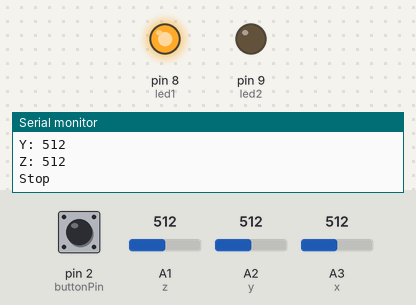
Simulated run of this sketch. Board: Arduino Uno, built with avr-gcc and run on an emulated ATmega328P. On the bench: output pins drawn as LEDs (lit = HIGH), the last lines printed to the serial monitor. The inputs (shaded band) are chosen by the test bench; at power-on: A2 (y) = 512, pin 2 (buttonPin) HIGH, A1 (z) = 512, A3 (x) = 512. No radio packets arrive unless stated.

Above: at 1.2 s.
1.3 s: A2 (y) set to 530
2.8 s: A2 (y) set to 544
7.1 s: pin 2 (buttonPin) pulsed LOW 2 times (0.12 s each, 0.3 s apart)
At 9.2 s:
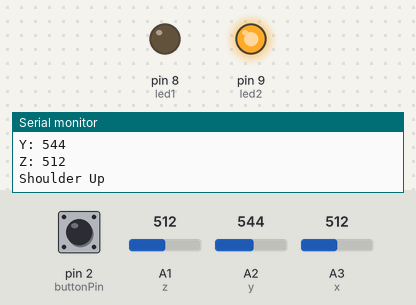
9.6 s: pin 2 (buttonPin) pulled LOW for 1 s
At 11.7 s:
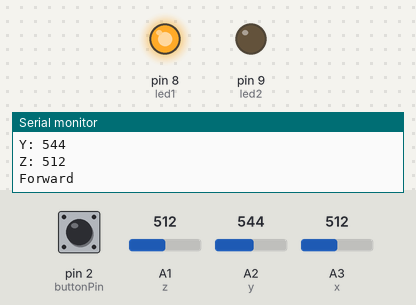
Timing chart, 0 to 13.1 s (numbered marks = the images above; inputs shaded):
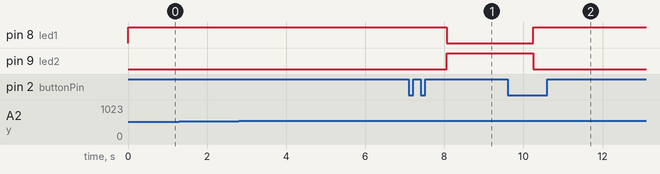

The sketch:

fully_working_TXcode.ino
```cpp
#include <VirtualWire.h>

#define x A3
#define y A2
#define z A1

#define buttonPin 2
#define led1 8   // Blue - Car mode
#define led2 9   // Red - Arm mode

char *data;
int x_val, y_val, z_val;
int x_val2, y_val2, z_val2;

int mode = 1;
int pressCount = 0;
unsigned long lastPressTime = 0;
unsigned long lastGestureTime = 0;
const unsigned long gestureInterval = 500;

void setup()
{
  vw_set_tx_pin(12);
  vw_setup(2000);

  pinMode(x, INPUT);
  pinMode(y, INPUT);
  pinMode(z, INPUT);

  pinMode(buttonPin, INPUT_PULLUP);
  pinMode(led1, OUTPUT);
  pinMode(led2, OUTPUT);

  Serial.begin(9600);

  x_val2 = analogRead(x);
  y_val2 = analogRead(y);
  z_val2 = analogRead(z);

  digitalWrite(led1, HIGH);
  digitalWrite(led2, LOW);
}

void handleButtonPress() {
  static bool buttonWasPressed = false;

  if (digitalRead(buttonPin) == LOW) {
    if (!buttonWasPressed) {
      delay(50); // debounce
      if (digitalRead(buttonPin) == LOW) {
        pressCount++;
        lastPressTime = millis();
        buttonWasPressed = true;
        Serial.println("Button Press Detected");
      }
    }
  } else {
    buttonWasPressed = false;
  }

  if (millis() - lastPressTime > 600 && pressCount > 0) {
    Serial.print("Press count: ");
    Serial.println(pressCount);

    if (pressCount == 1) {
      mode = 1; // Car mode
      digitalWrite(led1, HIGH);
      digitalWrite(led2, LOW);
      Serial.println("Mode: Car");
    } else if (pressCount == 2) {
      mode = 2; // Arm mode
      digitalWrite(led1, LOW);
      digitalWrite(led2, HIGH);
      Serial.println("Mode: Arm");
    } else if (pressCount == 3) {
      mode = 3; // Back to car mode
      digitalWrite(led1, HIGH);
      digitalWrite(led2, LOW);
      Serial.println("Mode: Grip");
    } else if (pressCount == 4) {
      mode = 1; // Back to car mode
      digitalWrite(led1, HIGH);
      digitalWrite(led2, LOW);
      Serial.println("Mode: Car");
    }

    pressCount = 0;
  }
}

void handleCarMode() {
  if (millis() - lastGestureTime < gestureInterval) return;
  lastGestureTime = millis();

  x_val = analogRead(x);
  y_val = analogRead(y);
  z_val = analogRead(z);

  int x_axis = x_val - x_val2;
  int y_axis = y_val - y_val2;
  int z_axis = z_val - z_val2;

  Serial.print("X: "); Serial.println(x_val);
  Serial.print("Y: "); Serial.println(y_val);
  Serial.print("Z: "); Serial.println(z_val);

  if (y_axis >= 25) {
    data = "f";
    Serial.println("Forward");
  } else if (y_axis <= -25) {
    data = "b";
    Serial.println("Backward");
  } else if (x_axis >= 25) {
    data = "r";
    Serial.println("Right");
  } else if (x_axis <= -25) {
    data = "l";
    Serial.println("Left");
  } else {
    data = "s";
    Serial.println("Stop");
  }

  vw_send((uint8_t *)data, strlen(data));
  vw_wait_tx();
}

void handleArmMode() {
  if (millis() - lastGestureTime < gestureInterval) return;
  lastGestureTime = millis();

  x_val = analogRead(x);
  y_val = analogRead(y);
  z_val = analogRead(z);

  int x_axis = x_val - x_val2;
  int y_axis = y_val - y_val2;
  int z_axis = z_val - z_val2;

  Serial.print("X: "); Serial.println(x_val);
  Serial.print("Y: "); Serial.println(y_val);
  Serial.print("Z: "); Serial.println(z_val);

  if (y_axis >= 30) {
    data = "u";  // Shoulder Up
    Serial.println("Shoulder Up");
  } else if (y_axis <= -40) {
    data = "d";  // Shoulder Down
    Serial.println("Shoulder Down");
  } else if (x_axis >= 40) {
    data = "e";  // Elbow Extend
    Serial.println("Elbow Extend");
  } else if (x_axis <= -40) {
    data = "c";  // Elbow Contract
    Serial.println("Elbow Contract");
  } else if (z_axis >= 40) {
    data = "g";  // Gripper Close
    Serial.println("Gripper Close");
  } else if (z_axis <= -40) {
    data = "o";  // Gripper Open
    Serial.println("Gripper Open");
  } else {
    data = "x";  // No action
    Serial.println("Neutral");
  }

  vw_send((uint8_t *)data, strlen(data));
  vw_wait_tx();
}

void handleGripMode() {
  if (millis() - lastGestureTime < gestureInterval) return;
  lastGestureTime = millis();

  data = "g";  // Gripper Close
  Serial.println("Gripper Close");


  vw_send((uint8_t *)data, strlen(data));
  vw_wait_tx();
}

void loop()
{
  handleButtonPress();

  if (mode == 1) {
    handleCarMode();
  } else if (mode == 2) {
    handleArmMode();
  } else if (mode == 3) {
    handleGripMode();
  }
  // You can later add arm mode logic here
}
```

Measured:
- after the input at 7.1 s, pin 8 (led1): HIGH → LOW after 0.96 s; pin 9 (led2): LOW → HIGH after 0.96 s
- after the input at 9.6 s, pin 8 (led1): LOW → HIGH after 0.65 s; pin 9 (led2): HIGH → LOW after 0.65 s
